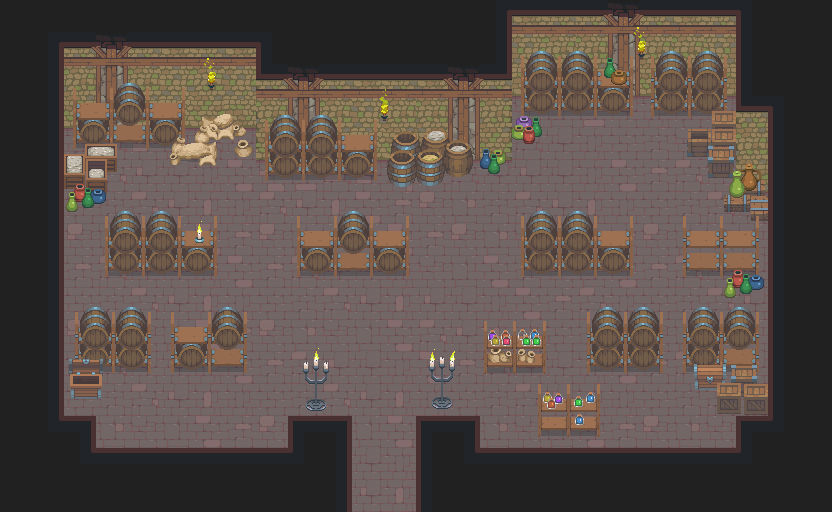

Below is a game level as drawn by its tile map, then a one-line description and the .tmx file that defines it, in full:
An orthogonal 26x16 tile map with 32x32 px tiles, 1 tile layer (Capa de patrones 1) and 37 objects (spawn, exit).

<map version="1.10" tiledversion="1.11.2" orientation="orthogonal" renderorder="right-down" width="26" height="16" tilewidth="32" tileheight="32" infinite="0" nextlayerid="3" nextobjectid="42">
 <editorsettings>
  <export target="bodega.json" format="json" />
 </editorsettings>
 <tileset firstgid="1" name="bodega" tilewidth="32" tileheight="32" tilecount="416" columns="26">
  <image source="bodega.gif" width="832" height="512" />
 </tileset>
 <layer id="1" name="Capa de patrones 1" width="26" height="16">
  <data encoding="csv">
1,2,3,4,5,6,7,8,9,10,11,12,13,14,15,16,17,18,19,20,21,22,23,24,25,26,
27,28,29,30,31,32,33,34,35,36,37,38,39,40,41,42,43,44,45,46,47,48,49,50,51,52,
53,54,55,56,57,58,59,60,61,62,63,64,65,66,67,68,69,70,71,72,73,74,75,76,77,78,
79,80,81,82,83,84,85,86,87,88,89,90,91,92,93,94,95,96,97,98,99,100,101,102,103,104,
105,106,107,108,109,110,111,112,113,114,115,116,117,118,119,120,121,122,123,124,125,126,127,128,129,130,
131,132,133,134,135,136,137,138,139,140,141,142,143,144,145,146,147,148,149,150,151,152,153,154,155,156,
157,158,159,160,161,162,163,164,165,166,167,168,169,170,171,172,173,174,175,176,177,178,179,180,181,182,
183,184,185,186,187,188,189,190,191,192,193,194,195,196,197,198,199,200,201,202,203,204,205,206,207,208,
209,210,211,212,213,214,215,216,217,218,219,220,221,222,223,224,225,226,227,228,229,230,231,232,233,234,
235,236,237,238,239,240,241,242,243,244,245,246,247,248,249,250,251,252,253,254,255,256,257,258,259,260,
261,262,263,264,265,266,267,268,269,270,271,272,273,274,275,276,277,278,279,280,281,282,283,284,285,286,
287,288,289,290,291,292,293,294,295,296,297,298,299,300,301,302,303,304,305,306,307,308,309,310,311,312,
313,314,315,316,317,318,319,320,321,322,323,324,325,326,327,328,329,330,331,332,333,334,335,336,337,338,
339,340,341,342,343,344,345,346,347,348,349,350,351,352,353,354,355,356,357,358,359,360,361,362,363,364,
365,366,367,368,369,370,371,372,373,374,375,376,377,378,379,380,381,382,383,384,385,386,387,388,389,390,
391,392,393,394,395,396,397,398,399,400,401,402,403,404,405,406,407,408,409,410,411,412,413,414,415,416
</data>
 </layer>
 <objectgroup id="2" name="colliders">
  <object id="1" x="48.4441" y="38.2453" width="52.6936" height="164.88" />
  <object id="2" x="90.089" y="37.3954" width="28.0466" height="128.334" />
  <object id="3" x="132.584" y="29.7464" width="130.034" height="114.736" />
  <object id="4" x="177.628" y="122.385" width="84.9896" height="39.0952" />
  <object id="5" x="260.918" y="121.535" width="1.69979" height="0.849896" />
  <object id="6" x="256.669" y="121.535" width="4.24948" height="11.0486" />
  <object id="10" x="263.468" y="65.442" width="244.77" height="112.186" />
  <object id="11" x="509.938" y="106.237" width="32.296" height="32.296" />
  <object id="12" x="508.238" y="6.79917" width="231.172" height="107.937" />
  <object id="13" x="687.566" y="113.036" width="80.7401" height="45.8944" />
  <object id="14" x="707.963" y="147.882" width="65.442" height="29.7464" />
  <object id="15" x="722.412" y="175.928" width="50.9938" height="30.5963" />
  <object id="16" x="681.617" y="204.825" width="90.089" height="69.6915" />
  <object id="18" x="724.111" y="265.168" width="48.4441" height="29.7464" />
  <object id="19" x="679.917" y="305.113" width="101.138" height="71.3913" />
  <object id="20" x="696.065" y="367.155" width="82.4399" height="22.9472" />
  <object id="21" x="711.363" y="390.952" width="64.5921" height="22.9472" />
  <object id="22" x="729.211" y="409.65" width="50.9938" height="50.1439" />
  <object id="23" x="465.743" y="448.745" width="313.612" height="15.2981" />
  <object id="24" x="411.35" y="413.049" width="68.8416" height="103.687" />
  <object id="25" x="281.316" y="408.8" width="71.3913" height="102.837" />
  <object id="26" x="84.9896" y="444.496" width="198.876" height="57.7929" />
  <object id="27" x="48.4441" y="417.299" width="46.7443" height="36.5455" />
  <object id="28" x="39.0952" y="198.876" width="24.647" height="243.92" />
  <object id="29" x="104.537" y="274.516" />
  <object id="30" x="103.687" y="215.024" width="112.186" height="59.4927" />
  <object id="31" x="59.4927" y="355.257" width="40.795" height="44.1946" />
  <object id="32" x="66.2919" y="310.212" width="187.827" height="64.5921" />
  <object id="33" x="303.413" y="349.307" width="22.9472" height="56.943" />
  <object id="34" x="430.897" y="348.457" width="22.9472" height="61.1925" />
  <object id="35" x="290.664" y="212.474" width="118.136" height="67.9917" />
  <object id="36" x="515.887" y="215.024" width="117.286" height="59.4927" />
  <object id="37" x="584.728" y="307.662" width="81.59" height="62.8923" />
  <object id="38" x="534.585" y="384.153" width="67.9917" height="51.8437" />
  <object id="39" x="480.191" y="317.861" width="66.2919" height="56.0931" />
  <object id="40" name="spawn" x="379.025" y="451.604" width="32" height="32">
   <ellipse />
  </object>
  <object id="41" name="exit" x="358.864" y="488.7" width="45" height="20" />
 </objectgroup>
</map>
